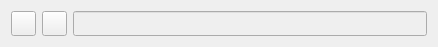
<?xml version="1.0" encoding="UTF-8"?>
<ui version="4.0">
 <class>listItem_Main</class>
 <widget class="QWidget" name="listItem_Main">
  <property name="geometry">
   <rect>
    <x>0</x>
    <y>0</y>
    <width>438</width>
    <height>43</height>
   </rect>
  </property>
  <property name="windowTitle">
   <string>Form</string>
  </property>
  <layout class="QHBoxLayout" name="horizontalLayout">
   <item>
    <widget class="MPushButton" name="connect_btn">
     <property name="minimumSize">
      <size>
       <width>25</width>
       <height>25</height>
      </size>
     </property>
     <property name="maximumSize">
      <size>
       <width>25</width>
       <height>25</height>
      </size>
     </property>
     <property name="styleSheet">
      <string notr="true"/>
     </property>
     <property name="text">
      <string/>
     </property>
    </widget>
   </item>
   <item>
    <widget class="MPushButton" name="combo_btn">
     <property name="minimumSize">
      <size>
       <width>25</width>
       <height>25</height>
      </size>
     </property>
     <property name="maximumSize">
      <size>
       <width>25</width>
       <height>25</height>
      </size>
     </property>
     <property name="text">
      <string/>
     </property>
    </widget>
   </item>
   <item>
    <widget class="MLineEdit" name="targtName_le">
     <property name="enabled">
      <bool>false</bool>
     </property>
     <property name="maximumSize">
      <size>
       <width>16777215</width>
       <height>25</height>
      </size>
     </property>
     <property name="font">
      <font>
       <family>Consolas</family>
      </font>
     </property>
    </widget>
   </item>
  </layout>
 </widget>
 <customwidgets>
  <customwidget>
   <class>MPushButton</class>
   <extends>QPushButton</extends>
   <header>dayu_widgets.push_button</header>
  </customwidget>
  <customwidget>
   <class>MLineEdit</class>
   <extends>QLineEdit</extends>
   <header>dayu_widgets.line_edit</header>
  </customwidget>
 </customwidgets>
 <resources/>
 <connections/>
</ui>
